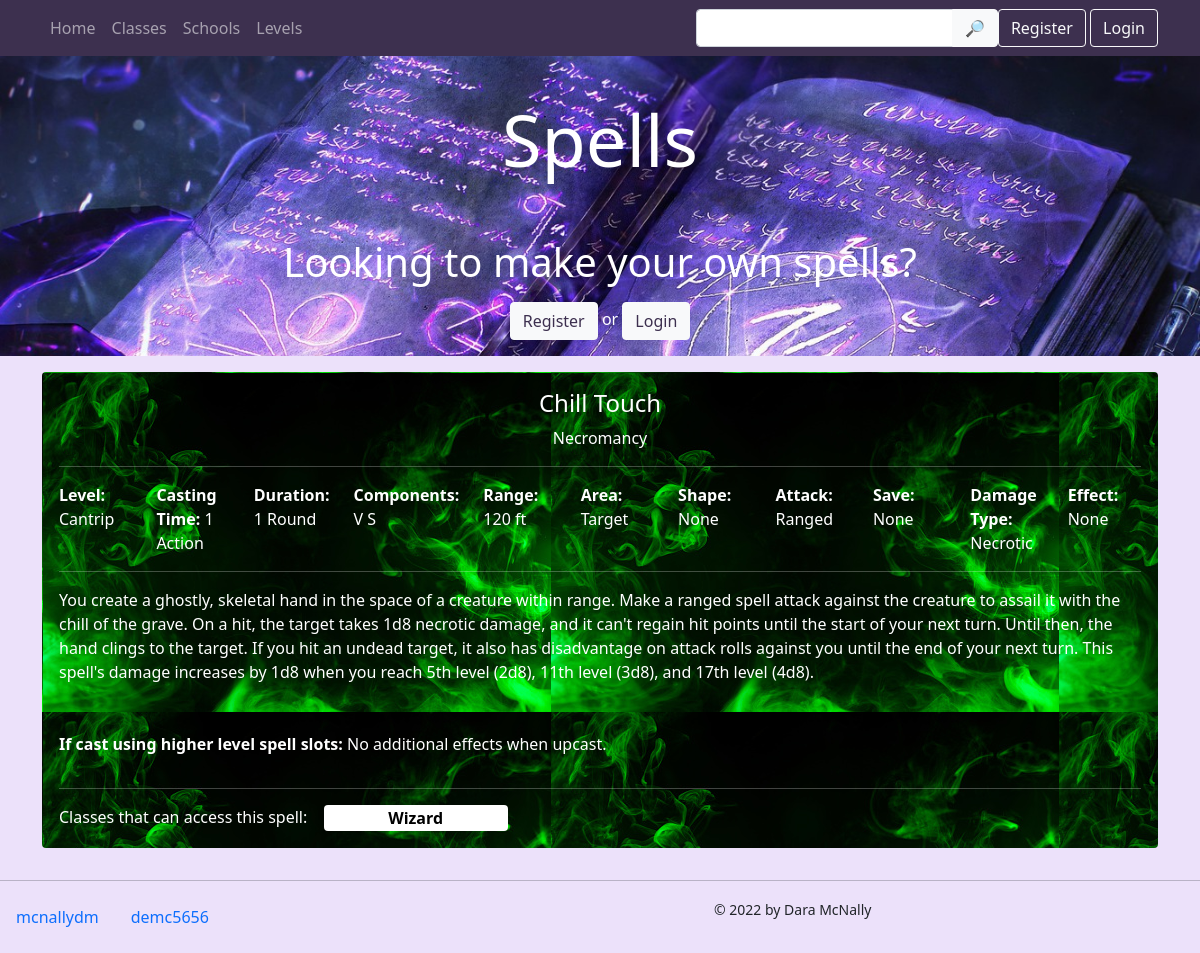
/spell_detail/9/Chill Touch/, run on the app's committed database.
### app/models.py (models this page shows, shortened)
class Spell(models.Model):
    name = models.CharField(max_length=40)
    level = models.IntegerField(help_text = "Enter 0 for cantrips")
    school = models.ForeignKey(School, related_name="spell", on_delete=models.CASCADE)
    range = models.CharField(max_length=20, default="Touch")
    area = models.CharField(max_length=30, default="Target")
    AREA_TYPES = [
        ("None", "None"),
        ("Radius", "Radius"),
        ("Cube", "Cube"),
        ("Sphere", "Sphere"),
        ("Cylinder", "Cylinder"),
        ("Cone", "Cone")
        ]
    area_shape = models.CharField(max_length=20, choices=AREA_TYPES, default="None")
    ATTACK_TYPES = [
        ("None", "None"),
        ("Melee", "Melee Spell Attack"),
        ("Ranged", "Ranged Spell Attack")
    ]
    SAVE_TYPES = [
        ("None", "None"),
        ("Dexterity", "Dexterity Save"),
        ("Strength", "Strength Save"),
        ("Constitution", "Constitution Save"),
        ("Intelligence", "Intelligence Save"),
        ("Wisdom", "Wisdom Save"),
        ("Charisma", "Charisma Save")
    ]
    attack = models.CharField(max_length=30, choices=ATTACK_TYPES, default="None")
    saving_throw = models.CharField(max_length=30, choices=SAVE_TYPES, default="None")
    casting_time = models.CharField(max_length=20, default="None")
    ritual = models.BooleanField(default=False)
    duration = models.CharField(max_length=20, default="None")
    concentration = models.BooleanField()
    components = models.ManyToManyField(Component, related_name="spell", blank=True)
    materials = models.CharField(max_length=100, default="None")
    damage_type = models.ManyToManyField(DamageType, related_name="spell", blank=True)
    effects = models.ManyToManyField(Effect, blank=True)
    description = models.TextField(max_length=4000, default="No description provided.")
    upcasting = models.TextField(max_length=1000, default="No additional effects when upcast.")
    char_class = models.ManyToManyField(CharacterClass, related_name="spell", blank=True)
    creator = models.ForeignKey(Profile, related_name="created_spells", blank=True, on_delete=models.CASCADE)

class School(models.Model):
    name = models.CharField(max_length=30, blank=True)

class Component(models.Model):
    COMPONENT_TYPES = [("V", "Verbal"), ("S", "Somatic"), ("M", "Material")]
    name = models.CharField(max_length=20, choices=COMPONENT_TYPES, default="None")

class DamageType(models.Model):
    name = models.CharField(max_length=30, default="None")

class Effect(models.Model):
    name = models.CharField(max_length=30, default="None")

class CharacterClass(models.Model):
    name = models.CharField(max_length=70, null=True)

### app/views.py (the view)
# urls.py: path('spell_detail/<int:spell_id>/<str:spell_name>/', views.spell_detail, name="spell_detail"),
def spell_detail(request, spell_id, spell_name):
    faves=[]
    try:
        curr_user = Profile.objects.get(user=request.user)
        faves = Rating.objects.filter(player=curr_user).filter(favorite=True)
    except:
        pass
    rate=-1
    try:
        curr_user = Profile.objects.get(user=request.user)
        s = Spell.objects.get(id=spell_id)
        rated = Rating.objects.filter(player=curr_user).get(spell=s)
        rate=rated.score
    except:
        pass
    try:
        spell_to_view = Spell.objects.get(id=spell_id)
    except Spell.DoesNotExist:
        raise Http404('Spell not found.')
    return render(request, "spell_detail.html", {
        "v_spell" : spell_to_view,
        "v_faves": faves,
        "v_rate": rate,
        "v_classes" : CharacterClass.objects.all().order_by('name'),
        "v_schools" : School.objects.all(),
        "v_levels" : [0, 1, 2, 3, 4, 5, 6, 7, 8, 9]
    })

### app/templates/spell_detail.html (shortened to what this page needs)
{% extends "base.html" %}
{% block content %}
    <div class="card mb-3"
        {% if spell.school.name != "" %}
            style="border-color: transparent; background-image: url( '/static/img/{{v_spell.school.name}}.jpg' ); color: white;"
        {% else %}
            style="color: black;"
        {% endif %}
    >
        <div class="card-body">
            <a href="{% url 'spell_detail' v_spell.id v_spell.name %}" style="text-decoration: none;">
                <h4 class="card-title text-center"
                {% if spell.school.name != "" %}
                    style="color: white;"
                {% else %}
                style="color: black;"
                {% endif %}
                >{{v_spell.name}}</h4>
            </a>
            <div class="text-center">{{ v_spell.school.name }}</div>
            <hr>
            <div class="card-text">
                <div class="row">
                    <div class="col">
                        <strong>Level: </strong>
                        {% if v_spell.level == 0 %}
                            Cantrip
                        {% else %}
                            {{v_spell.level}}
                        {% endif %}
                    </div>
                    <div class="col"><strong>Casting Time: </strong>{{v_spell.casting_time}}
                    </div>
                    <div class="col"><strong>Duration: </strong>{{v_spell.duration}}
                    </div>
                    <div class="col"><strong>Components: </strong>
                    {% if v_spell.components.all %}
                        {% for com in v_spell.components.all %}
                            {{com.name}}
                        {% endfor %}
                    {% endif %}
                    </div>
                    <div class="col"><strong>Range: </strong>{{v_spell.range}}</div>
                    <div class="col"><strong>Area: </strong>{{v_spell.area}}</div>
                    <div class="col"><strong>Shape: </strong>{{v_spell.area_shape}}</div>
                    <div class="col"><strong>Attack: </strong>{{v_spell.attack}}</div>
                    <div class="col"><strong>Save: </strong>{{v_spell.saving_throw}}</div>
                    <div class="col"><strong>Damage Type: </strong>
                        {% for dam in v_spell.damage_type.all %}
                            {{dam.name}}
                        {% endfor %}
                    </div>
                    <div class="col"><strong>Effect: </strong>
                        {% for eff in v_spell.effects.all %}
                            {{eff.name}}
                        {% endfor %}
                    </div>
                </div>
                <hr>
                <div class="row pb-5">
                    <div class="col-12">{{v_spell.description}}</div>
                </div>
                <div class="row pb-3">
                    <div class="col-12"><strong>If cast using higher level spell slots: </strong>{{v_spell.upcasting}}</div>
                </div>
                <hr>
                {% if v_spell.char_class.all %}
                    <div class="row">
                        <div class="col-xl-3 col-lg-4 col-md-5 col-sm-7">Classes that can access this spell:</div>
                        {% for cls in v_spell.char_class.all %}
                            <div class="card col-lg-2 col-md-2 col-sm-3 col-4 text-center" style="color:black;">
                                <strong>{{cls.name}}</strong>
                            </div>
                        {% endfor %}
                    </div>
                {% endif %}
            </div>
        </div>
    </div>
{% endblock %}

### app/static/css/custom.css (style rules this page uses)
.dark-bg { background-color: #ece1fa; }
.card { border-color: transparent; }

### app/templates/base.html (style rules this page uses)
body { position: relative; }

### data on the page
Spell: school.name (picture), name "Chill Touch", school.name "Necromancy", casting_time "1 Action", duration "1 Round", range "120 ft", area "Target", area_shape "None", attack "Ranged", saving_throw "None", description "You create a ghostly, skeletal hand in the space of a creature within range. Make a ranged spell attack against the creature to assail it with the chill of the grave. On a hit, the target takes 1d8 necrotic damage, and it can't regain hit points until the start of your next turn. Until then, the hand clings to the target. If you hit an undead target, it also has disadvantage on attack rolls against you until the end of your next turn. This spell's damage increases by 1d8 when you reach 5th level (2d8), 11th level (3d8), and 17th level (4d8).", upcasting "No additional effects when upcast."
Component: name "V"
Component: name "S"
DamageType: name "Necrotic"
Effect: name "None"
CharacterClass: name "Wizard"
